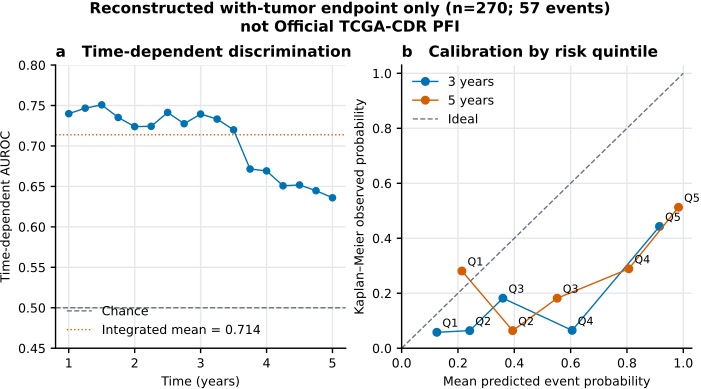

The Python source for this figure:
"""Render saved marker-7 time-dependent AUC and calibration diagnostics."""
from __future__ import annotations

import argparse
from collections.abc import Sequence
from pathlib import Path

import matplotlib

matplotlib.use("Agg")
import matplotlib.pyplot as plt
import numpy as np
import pandas as pd

from projects.prostate_biomarker_validation.paper.figures.style import (
    COLORBLIND_SAFE_PALETTE,
    DOUBLE_COLUMN_MM,
    PANEL_FONT_PT,
    apply_journal_style,
    figure_size,
    save_vector_figure,
)


ROOT = Path(__file__).resolve().parents[4]
DEFAULT_AUC_SOURCE = ROOT / "resources/projects/prostate_biomarker_validation/model_workspace/marker7_td_auc_curve.csv"
DEFAULT_CALIBRATION_SOURCE = ROOT / "resources/projects/prostate_biomarker_validation/model_workspace/marker7_calibration_3y_5y.csv"
DEFAULT_METADATA_SOURCE = ROOT / "projects/prostate_biomarker_validation/paper/figure_data/fig5_marker7_transfer.csv"
DEFAULT_OUTPUT = Path(__file__).with_suffix(".pdf")
FIGURE_WIDTH_MM = DOUBLE_COLUMN_MM
AUC_COLUMNS = {"time_years", "td_auc", "mean_auc_1_to_5y"}
CALIBRATION_COLUMNS = {
    "horizon_years", "risk_group", "n", "events",
    "mean_predicted_event_probability", "km_observed_event_probability",
}
METADATA_COLUMNS = {
    "semantic_key", "endpoint_id", "endpoint_label", "result_type", "metric",
    "n", "n_events",
}
EXPECTED_ENDPOINT_ID = "E04_reconstructed_with_tumor"
EXPECTED_ENDPOINT_LABEL = "Reconstructed with-tumor endpoint"
EXPECTED_METADATA_KEY = f"{EXPECTED_ENDPOINT_ID}:frozen_risk:c_index"


def load_sources(
    source_paths: Sequence[Path],
) -> tuple[pd.DataFrame, pd.DataFrame, pd.Series]:
    """Load the legacy curves and fail closed unless endpoint metadata reconciles."""
    if len(source_paths) != 3:
        raise ValueError(
            "Supplementary Figure 2 requires AUC, calibration and endpoint metadata CSVs"
        )
    auc = pd.read_csv(Path(source_paths[0]))
    calibration = pd.read_csv(Path(source_paths[1]))
    metadata = pd.read_csv(Path(source_paths[2]))
    missing_auc = AUC_COLUMNS - set(auc.columns)
    missing_calibration = CALIBRATION_COLUMNS - set(calibration.columns)
    if missing_auc:
        raise ValueError(f"Supplementary Figure 2 AUC missing columns: {sorted(missing_auc)}")
    if missing_calibration:
        raise ValueError(
            "Supplementary Figure 2 calibration missing columns: "
            f"{sorted(missing_calibration)}"
        )
    missing_metadata = METADATA_COLUMNS - set(metadata.columns)
    if missing_metadata:
        raise ValueError(
            "Supplementary Figure 2 endpoint metadata missing columns: "
            f"{sorted(missing_metadata)}"
        )
    if auc["time_years"].duplicated().any():
        raise ValueError("Supplementary Figure 2 time_years keys must be unique")
    if calibration.duplicated(["horizon_years", "risk_group"]).any():
        raise ValueError("Supplementary Figure 2 horizon/risk keys must be unique")
    if len(auc) != 17 or not np.allclose(
        np.sort(pd.to_numeric(auc["time_years"])), np.arange(1.0, 5.01, 0.25)
    ):
        raise ValueError("Supplementary Figure 2 requires the complete 1--5 year AUC grid")
    expected_calibration = {(horizon, group) for horizon in (3.0, 5.0) for group in range(5)}
    actual_calibration = set(map(tuple, calibration[["horizon_years", "risk_group"]].to_numpy()))
    if actual_calibration != expected_calibration:
        raise ValueError("Supplementary Figure 2 requires five groups at 3 and 5 years")
    for label, frame, columns in (
        ("AUC", auc, AUC_COLUMNS), ("calibration", calibration, CALIBRATION_COLUMNS)
    ):
        for column in columns:
            values = pd.to_numeric(frame[column], errors="coerce").to_numpy(float)
            if not np.isfinite(values).all():
                raise ValueError(
                    f"Supplementary Figure 2 {label}.{column} contains missing/non-finite values"
                )
    if not auc["mean_auc_1_to_5y"].nunique() == 1:
        raise ValueError("Supplementary Figure 2 integrated mean AUC must be a saved constant")
    for column in ("td_auc", "mean_auc_1_to_5y"):
        if not pd.to_numeric(auc[column]).between(0, 1).all():
            raise ValueError(f"Supplementary Figure 2 {column} must lie in [0, 1]")
    for column in ("mean_predicted_event_probability", "km_observed_event_probability"):
        if not pd.to_numeric(calibration[column]).between(0, 1).all():
            raise ValueError(f"Supplementary Figure 2 {column} must lie in [0, 1]")
    if not pd.to_numeric(calibration["n"]).eq(54).all():
        raise ValueError("Supplementary Figure 2 calibration groups must each contain 54 patients")
    if (pd.to_numeric(calibration["events"]) > pd.to_numeric(calibration["n"])).any():
        raise ValueError("Supplementary Figure 2 events cannot exceed group size")
    endpoint_rows = metadata.loc[metadata["semantic_key"].eq(EXPECTED_METADATA_KEY)]
    if len(endpoint_rows) != 1:
        raise ValueError("Supplementary Figure 2 requires one reconstructed frozen-risk row")
    endpoint = endpoint_rows.iloc[0]
    if (
        endpoint["endpoint_id"] != EXPECTED_ENDPOINT_ID
        or endpoint["endpoint_label"] != EXPECTED_ENDPOINT_LABEL
        or endpoint["result_type"] != "frozen_risk_performance"
        or endpoint["metric"] != "c_index"
    ):
        raise ValueError("Supplementary Figure 2 endpoint identity does not reconcile")
    endpoint_n = int(pd.to_numeric(endpoint["n"], errors="raise"))
    endpoint_events = int(pd.to_numeric(endpoint["n_events"], errors="raise"))
    if (endpoint_n, endpoint_events) != (270, 57):
        raise ValueError("Supplementary Figure 2 endpoint frame must be n=270 with 57 events")
    calibration_totals = calibration.groupby("horizon_years", sort=True).agg(
        n=("n", "sum"), events=("events", "sum")
    )
    if not (
        calibration_totals["n"].eq(endpoint_n).all()
        and calibration_totals["events"].eq(endpoint_events).all()
    ):
        raise ValueError(
            "Supplementary Figure 2 calibration totals disagree with endpoint metadata"
        )
    return (
        auc.sort_values("time_years").reset_index(drop=True),
        calibration.sort_values(["horizon_years", "risk_group"]).reset_index(drop=True),
        endpoint,
    )


def render(source_paths: Sequence[Path], output_pdf: Path) -> None:
    """Render the saved time trajectory and horizon-specific calibration."""
    auc, calibration, endpoint = load_sources(source_paths)
    apply_journal_style()
    fig, (axis_a, axis_b) = plt.subplots(
        1, 2, figsize=figure_size(FIGURE_WIDTH_MM, 0.56), constrained_layout=True,
    )
    fig.suptitle(
        f"{endpoint['endpoint_label']} only "
        f"(n={int(endpoint['n'])}; {int(endpoint['n_events'])} events)\n"
        "not Official TCGA-CDR PFI",
        fontweight="bold",
        fontsize=PANEL_FONT_PT,
    )
    axis_a.plot(auc["time_years"], auc["td_auc"], marker="o", markersize=4.5,
                color=COLORBLIND_SAFE_PALETTE[0])
    axis_a.axhline(0.5, color="#6B7280", linestyle="--", label="Chance")
    mean_auc = float(auc["mean_auc_1_to_5y"].iloc[0])
    axis_a.axhline(mean_auc, color=COLORBLIND_SAFE_PALETTE[1], linestyle=":",
                   label=f"Integrated mean = {mean_auc:.3f}")
    axis_a.set_xlabel("Time (years)")
    axis_a.set_ylabel("Time-dependent AUROC")
    axis_a.set_ylim(0.45, 0.80)
    axis_a.set_title("a   Time-dependent discrimination", loc="left", fontweight="bold")
    axis_a.legend(frameon=False, loc="lower left")

    for horizon, color in ((3.0, COLORBLIND_SAFE_PALETTE[0]),
                           (5.0, COLORBLIND_SAFE_PALETTE[1])):
        rows = calibration[calibration.horizon_years == horizon]
        axis_b.plot(rows["mean_predicted_event_probability"],
                    rows["km_observed_event_probability"], marker="o", markersize=5.5,
                    color=color, label=f"{horizon:g} years")
        for row in rows.itertuples(index=False):
            axis_b.annotate(f"Q{int(row.risk_group) + 1}",
                            (row.mean_predicted_event_probability,
                             row.km_observed_event_probability),
                            xytext=(4, 4), textcoords="offset points")
    axis_b.plot([0, 1], [0, 1], color="#6B7280", linestyle="--", label="Ideal")
    axis_b.set_xlabel("Mean predicted event probability")
    axis_b.set_ylabel("Kaplan–Meier observed probability")
    axis_b.set_xlim(0, 1.03)
    axis_b.set_ylim(0, 1.03)
    axis_b.set_title("b   Calibration by risk quintile", loc="left", fontweight="bold")
    axis_b.legend(frameon=False, loc="upper left")
    for axis in (axis_a, axis_b):
        axis.grid(color="#E5E7EB")
        axis.spines[["top", "right"]].set_visible(False)
    save_vector_figure(fig, Path(output_pdf))


def main() -> None:
    parser = argparse.ArgumentParser(description=__doc__)
    parser.add_argument("--auc", type=Path, default=DEFAULT_AUC_SOURCE)
    parser.add_argument("--calibration", type=Path, default=DEFAULT_CALIBRATION_SOURCE)
    parser.add_argument("--metadata", type=Path, default=DEFAULT_METADATA_SOURCE)
    parser.add_argument("--output", type=Path, default=DEFAULT_OUTPUT)
    args = parser.parse_args()
    render((args.auc, args.calibration, args.metadata), args.output)


if __name__ == "__main__":
    main()
